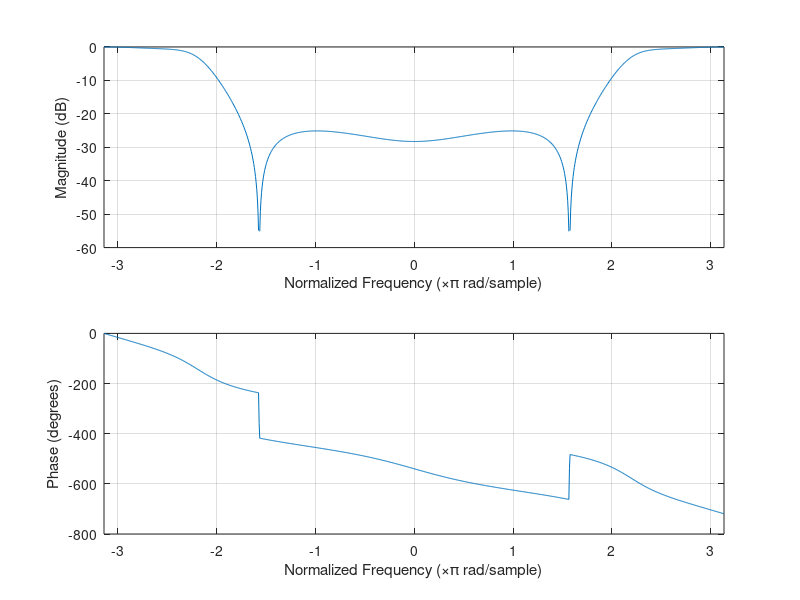
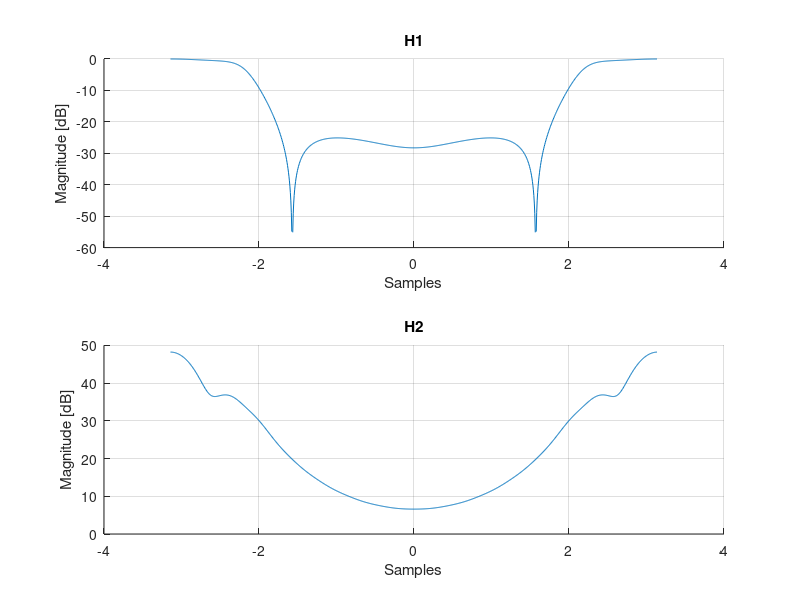

The MATLAB script that drew these images, in order:
clear
close all
clc 

a = [1, -1.2676, 0.9, -0.2248];
b = [0.0691, 0.1346, 0.0691, 0.1346];
x = [1:16]

% d)

stem(filter(b,a,x))
title("Impulsantwort von H1");
xlabel('Abtastpunkte');
ylabel('Abtastwert');

% e)

[h,w] = freqz(b, a, 1024, 'whole');
w = w - pi;
freqz_plot(w,h, true);

% f)
h2 = filter(b,a,x);
[h2,w2] = freqz(h2, a, 1024, 'whole');
w2 = w2-pi;

figure('name', 'Assignment 4 f)');
subplot(211); hold on; grid on;
plot(w,20*log10(abs(h)));
title('H1');
ylabel('Magnitude [dB]');
xlabel('Samples');

subplot(212); hold on; grid on;
plot(w2, 20*log10(abs(h2)));
title('H2');
ylabel('Magnitude [dB]');
xlabel('Samples');

